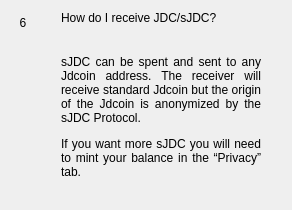
                  <widget class="QWidget" name="widgetFaq6" native="true">
                   <layout class="QHBoxLayout" name="horizontalpage_6" stretch="0,1">
                    <item alignment="Qt::AlignTop">
                     <widget class="QLabel" name="labelNumber6">
                      <property name="minimumSize">
                       <size>
                        <width>24</width>
                        <height>24</height>
                       </size>
                      </property>
                      <property name="maximumSize">
                       <size>
                        <width>16777215</width>
                        <height>24</height>
                       </size>
                      </property>
                      <property name="text">
                       <string>6</string>
                      </property>
                      <property name="alignment">
                       <set>Qt::AlignCenter</set>
                      </property>
                     </widget>
                    </item>
                    <item>
                     <layout class="QVBoxLayout" name="verticalLayoutpage_6">
                      <property name="spacing">
                       <number>0</number>
                      </property>
                      <property name="leftMargin">
                       <number>20</number>
                      </property>
                      <property name="rightMargin">
                       <number>20</number>
                      </property>
                      <item>
                       <widget class="QLabel" name="labelSubtitle6">
                        <property name="text">
                         <string>How do I receive JDC/sJDC?</string>
                        </property>
                        <property name="wordWrap">
                         <bool>true</bool>
                        </property>
                       </widget>
                      </item>
                      <item>
                       <spacer name="verticalSpacer_60">
                        <property name="orientation">
                         <enum>Qt::Vertical</enum>
                        </property>
                        <property name="sizeType">
                         <enum>QSizePolicy::Fixed</enum>
                        </property>
                        <property name="sizeHint" stdset="0">
                         <size>
                          <width>20</width>
                          <height>30</height>
                         </size>
                        </property>
                       </spacer>
                      </item>
                      <item>
                       <widget class="QLabel" name="labelContent6">
                        <property name="text">
                         <string>
                           &lt;html&gt;&lt;head/&gt;&lt;body&gt;&lt;p align=&quot;justify&quot;&gt;
                           sJDC can be spent and sent to any Jdcoin address. The receiver will
                           receive standard Jdcoin but the origin of the Jdcoin is anonymized by the sJDC Protocol.
                           &lt;/p&gt;&lt;p align=&quot;justify&quot;&gt;
                           If you want more sJDC you will need to mint your balance in the “Privacy” tab.
                           &lt;/p&gt;&lt;/body&gt;&lt;/html&gt;
                         </string>
                        </property>
                        <property name="alignment">
                         <set>Qt::AlignLeading|Qt::AlignLeft|Qt::AlignTop</set>
                        </property>
                        <property name="wordWrap">
                         <bool>true</bool>
                        </property>
                       </widget>
                      </item>
                      <item>
                       <spacer name="verticalSpacer_61">
                        <property name="orientation">
                         <enum>Qt::Vertical</enum>
                        </property>
                        <property name="sizeHint" stdset="0">
                         <size>
                          <width>20</width>
                          <height>20</height>
                         </size>
                        </property>
                       </spacer>
                      </item>
                     </layout>
                    </item>
                   </layout>
                  </widget>
